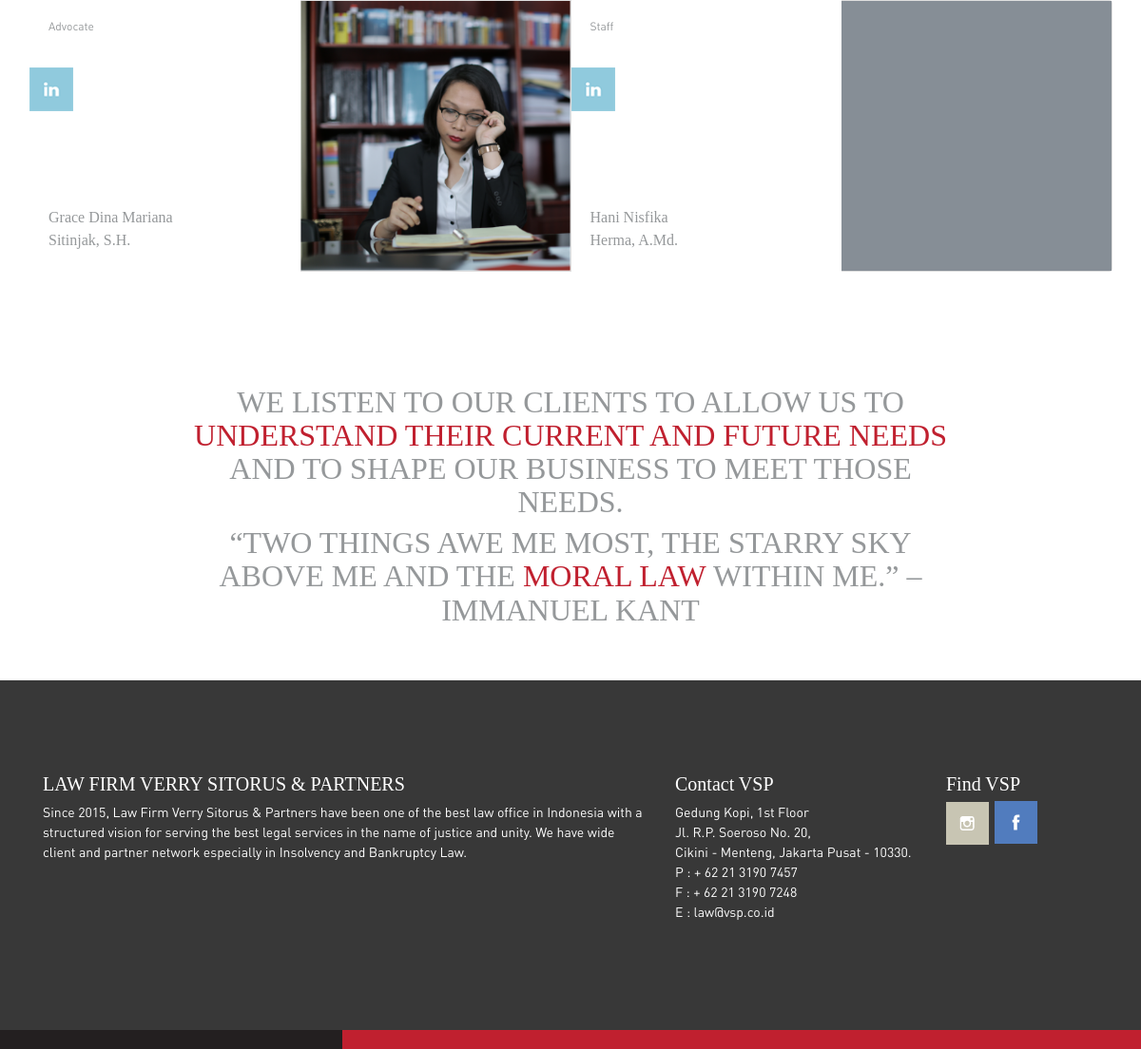
Before: / (lower part) with the older database file.
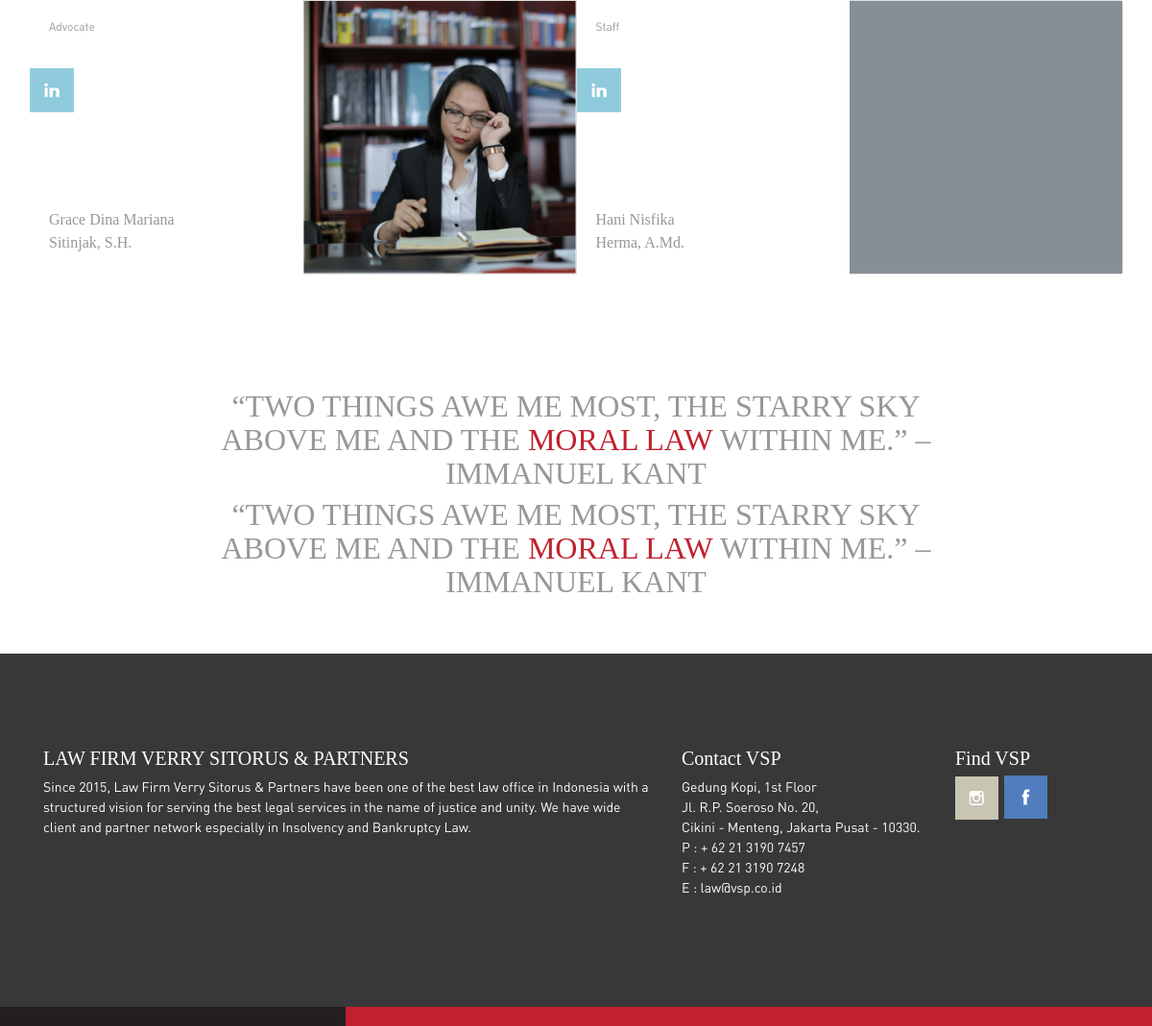
After: the same page with the newer database file.
### tables this page shows
CREATE TABLE `teks` (
  `id` varchar(11) NOT NULL,
  `teks` text NOT NULL,
  `lokasi` varchar(20) NOT NULL
);

### index.php (the view, shortened to what this page needs)
<?php
include ("config.php");
$index = "select * from teks where id like 'index%'";
$result_index = mysqli_query($db, $index);
$row = mysqli_fetch_array($result_index);
?>
<!DOCTYPE html>
<html>
    <head>
        <link rel="stylesheet" href="assets/css/bootstrap.min.css">
        <link rel="stylesheet" href="assets/css/style.css">
    </head>
    <body>
        <div class="container pt-5">
            <div class="row my-5">
                <div class="card-group my-4 w-100">
                  <div class="card card-profile" id="profile-5" style="cursor:pointer">
                    <div class="card-body">
                      <h5 class="card-title">Advocate</h5> <br><br>
                      <div class="social d-none d-md-flex">
                          <a href="https://www.linkedin.com/in/grace-dina-mariana-sitinjak-s-h-a92630a8/" target="_blank">
                            <img src="assets/img/in.png" alt="instagram-logo">
                          </a>
                      </div>
                      <p class="card-text">Grace Dina Mariana <br> Sitinjak, S.H.</p>
                    </div>
                  </div>
                  <div class="card">
                    <img class="card-img-top" src="assets/img/5.png" id="image-5" style="cursor:pointer;max-height: 500px;">
                  </div>
                  <div class="card card-profile" id="profile-6" style="cursor:pointer">
                    <div class="card-body">
                      <h5 class="card-title">Staff</h5> <br><br>
                      <div class="social d-none d-md-flex">
                          <a href="#">
                            <img src="assets/img/in.png" alt="instagram-logo">
                          </a>
                      </div>
                      <p class="card-text">Hani Nisfika<br>Herma, A.Md.</p>
                    </div>
                  </div>
                  <div class="card">
                      <div class="bg-secondary w-100 h-100" id="image-6" style="cursor:pointer"></div>
                  </div>
                </div>
            </div>
            <div class="row pt-5">
                <div class="col-md-9 mx-auto">
                    <div class="text-center">
                        <h2><?php echo $row[1]; ?></h2>
                        <h2>“TWO THINGS AWE ME MOST, THE STARRY SKY ABOVE ME AND THE <span class="red">MORAL LAW</span> WITHIN ME.” –IMMANUEL KANT</h2>
                    </div>
                </div>
            </div>
        </div>
        <footer class="mt-5">
            <div class="container">
                <div class="row py-5">
                    <div class="col-md-7">
                        <h5>LAW FIRM VERRY SITORUS &amp; PARTNERS</h5>
                        <p>
                            Since 2015, Law Firm Verry Sitorus & Partners have been one of the best law office in Indonesia with a structured vision for serving the best legal services in the name of justice and unity. We have wide client and partner network especially in Insolvency and Bankruptcy Law.
                        </p>
                    </div>
                    <div class="col-md-3">
                        <h5>Contact VSP</h5>
                        <p>
                            Gedung Kopi, 1st Floor <br>
                            Jl. R.P. Soeroso No. 20,<br>
                            Cikini - Menteng, Jakarta Pusat - 10330.<br>
                            P : + 62 21 3190 7457<br>
                            F : + 62 21 3190 7248<br>
                            E : law@vsp.co.id <br>
                        </p>
                    </div>
                    <div class="col-md-2">
                        <h5>Find VSP</h5>
                        <a href="https://www.instagram.com/lawfirmverrysitorus/">
                            <img src="assets/img/ig.png" alt="instagram-logo">
                        </a>
                        <a href="https://www.facebook.com/vsplawfirm/">
                            <img src="assets/img/fb.png" alt="facebook-logo" style="margin-top:-1px">
                        </a>
                    </div>
                </div>
            </div>
        </footer>
        <table class="accent-color">
            <tr>
                <td class="black"></td>
                <td class="red"></td>
            </tr>
        </table>
    </body>
</html>

Changed rows visible on the page:
removed teks: teks "WE LISTEN TO OUR CLIENTS TO ALLOW US TO UNDERSTAND THEIR CURRENT AND FUTURE NEEDS AND TO SHAPE OUR BUSINESS TO MEET THOSE NEEDS."
now on this page (row unchanged): teks: teks "“TWO THINGS AWE ME MOST, THE STARRY SKY ABOVE ME AND THE MORAL LAW WITHIN ME.” –IMMANUEL KANT"
